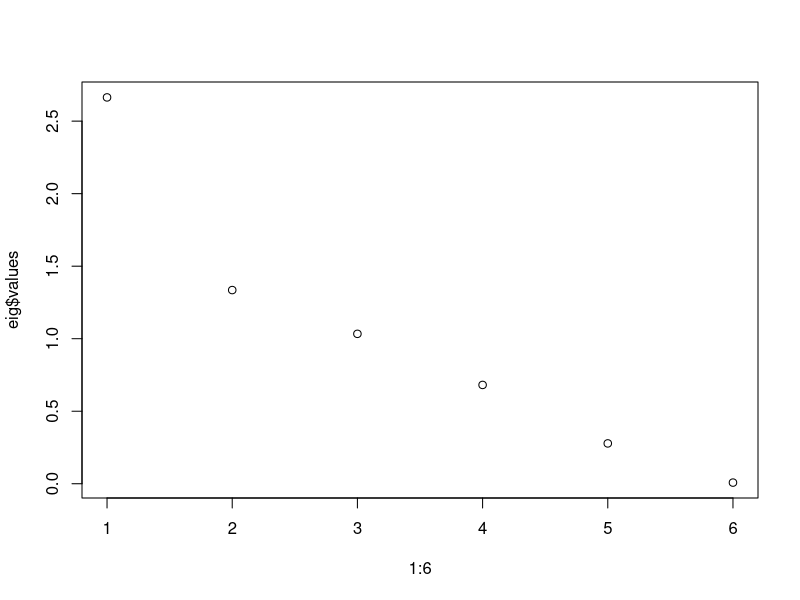
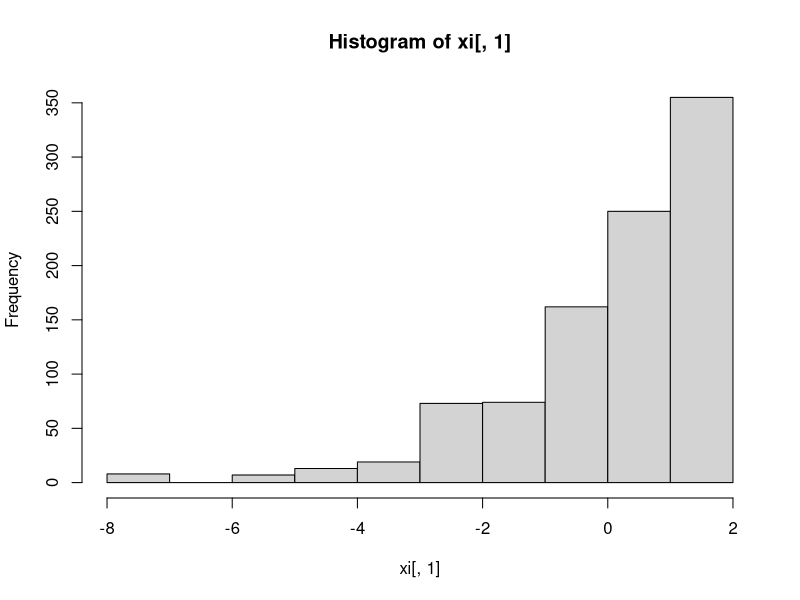

Generate these figures, in order, with R:
## ---- chunk 1
food <- read.csv(file = '../Data_csv/food.csv') # two points for knitting, one point for running it in the cell
food_names <- food$food_type
food <- food[, -1]
food2 <- sweep(x = food, MARGIN = 1, STATS = food$weight_grams, FUN = "/")
food2 <- food2[, -6]
## ---- chunk 2
apply(X = food2, MARGIN = 2, FUN = sd)
## ---- chunk 3
food3 <- scale(food2)
## ---- chunk 4
S <- cov(food3)
sum(diag(S))
## ---- chunk 5
eig <- eigen(S)
eig$values
## ---- chunk 6
cumsum(eig$values)
## ---- chunk 7
cumsum(eig$values) / sum(eig$values)
## ---- chunk 8
eig$vectors[, 1:3]
## ---- chunk 9
plot(1:6, eig$values)
## ---- chunk 10
xi <- food3 %*% eig$vectors[, 1:3]
hist(xi[,1])
## ---- chunk 11
food_names[which(xi[,1] <= -6)]
## ---- chunk 12
food_names[which(xi[, 1]>=1.5)]
